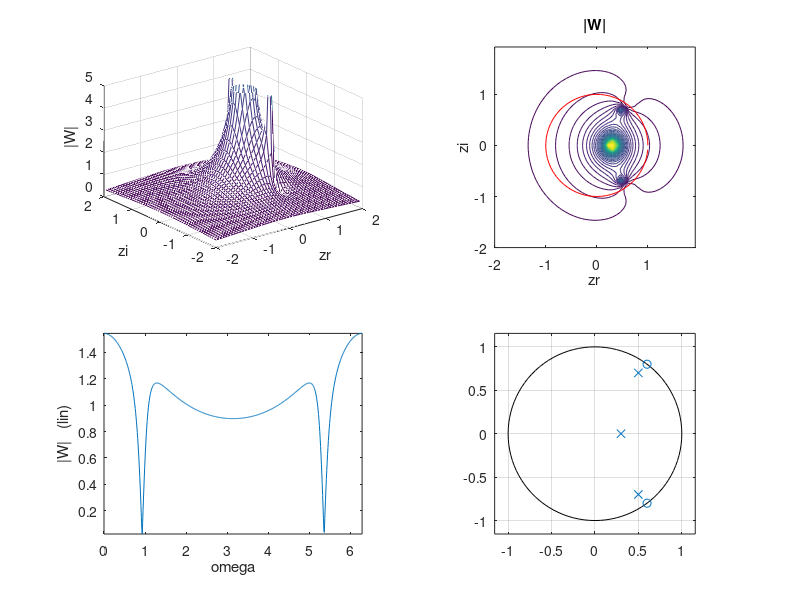

Reproduce this figure in MATLAB.
% E04_3.m                  26oct15    12apr21
%  Transfer functions and freq. response of DISCRETE LTI systems
%  see also geometric interpretation, [Proakis p.322]
pkg load signal;
clear all; clf;

 zz = [];    pp = [ .8];   
% zz = [];    pp = [-.8];
% zz = [];    pp = [.6+j*.5   .6-j*.5];   
% zz = [];    pp = [-.6+j*.5   -.6-j*.5];   
% zz = [1.2];    pp = [];   
% zz = [-1.2];    pp = [];
% zz = [-1.2];    pp = [0];   % note: [] is different from [0]  
% zz = [-.9];    pp = [.6+j*.5   .6-j*.5];   
% zz = [.9];    pp = [.6+j*.5   .6-j*.5]; 
% zz = [.6+j*.8   .6-j*.8];    pp = [.6+j*.5   .6-j*.5]; 
 zz = [.6+j*.8   .6-j*.8];    pp = [.5+j*.7   .5-j*.7   .3];  % zeros are on the unit circle

q0=2;  qq = [-q0:.077:q0];  % avoid "divide by 0" warning
[zr,zi] = meshgrid(qq,qq);
z = zr + j*zi;
NUM = 1;    for k=1:max(size(zz));    NUM = NUM .* (z - zz(k));    end;
DEN = 1;    for k=1:max(size(pp));    DEN = DEN .* (z - pp(k));   end;
W = NUM ./ DEN;
Wm = abs(W);
Wm(Wm>20) = 20;  % clip the peaks

subplot(221);  mesh(zr,zi,Wm);    xlabel('zr'); ylabel('zi'); zlabel('|W|');
axis([-q0,q0,-q0,q0,0,5]);
subplot(222);  contour(zr,zi,Wm,50);   xlabel('zr'); ylabel('zi'); title('|W|'); axis square;
hold on; plot(cos([0:.1:2*pi]),sin([0:.1:2*pi]),'r'); hold off;

ome = [0:.01:2*pi];  ejo = exp(j*ome);
NUM = 1;    for k=1:max(size(zz));    NUM = NUM .* (ejo - zz(k));    end;
DEN = 1;    for k=1:max(size(pp));    DEN = DEN .* (ejo - pp(k));   end;
W = NUM ./ DEN;
Wm = abs(W);     Wp = angle(W);
subplot(223);  plot(ome,Wm);   xlabel('omega'); ylabel('|W|   (lin)');  axis tight;
subplot(224);  zplane(zz',pp');
% subplot(224);  semilogy(ome,Wm);   xlabel('omega'); ylabel('|W|   (log)');  axis tight;
% subplot(224);  plot(ome,Wp);   xlabel('omega'); ylabel('phase(W)');

% [b,a] = zp2tf([zz]',[pp]',1);
% fvtool(b,a);                       %  filter visualization tool

% set(gcf,'PaperPositionMode','auto');
% print -deps   fdtesempio.eps
print -depslatex "-S800,600" "zTransformExample4.tex"


return




